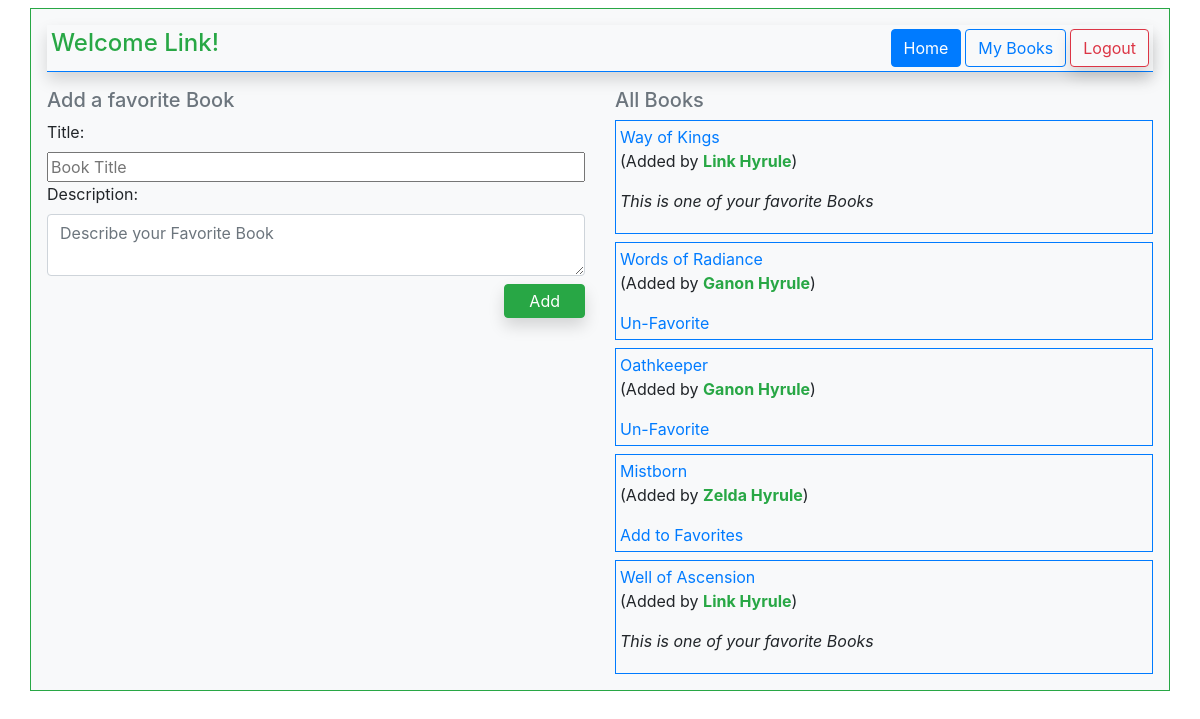
Screenshot of /dashboard (signed in) with the database file from the repository.
### littleLibrary_App/models.py (models this page shows)
class User(models.Model):
    firstName = models.CharField(max_length=17)
    lastName = models.CharField(max_length=17)
    email = models.CharField(max_length=50)
    password = models.TextField()
    created_at = models.DateTimeField(auto_now_add=True)
    updated_at = models.DateTimeField(auto_now=True)
    objects = UserManager()

class Book(models.Model):
    title = models.CharField(max_length=17)
    description = models.TextField()
    created_at = models.DateTimeField(auto_now_add=True)
    updated_at = models.DateTimeField(auto_now=True)
    objects = BookManager()
    uploadedBy = models.ForeignKey(User, related_name="books_uploaded", on_delete = models.CASCADE)
    usersWhoFavorite = models.ManyToManyField(User, related_name="favoritedBooks")

### littleLibrary_App/views.py (the view)
# urls.py: path('dashboard', dashboard, name='dashboard'),
def dashboard(request):
    if('userId' not in request.session):
        messages.error(request, "Oops! Login Required to be here! Please log in or Register.")
        return redirect('/')
    user = User.objects.get(id=request.session['userId'])
    allBooks = Book.objects.all()
    context = {
        "user":user,
        "allBooks":allBooks,
    }
    return render(request, "dashboard.html", context)

### littleLibrary_App/templates/dashboard.html (shortened to what this page needs)
<!DOCTYPE html>
<html lang="en">
<head>
    <link rel="stylesheet" href="https://stackpath.bootstrapcdn.com/bootstrap/4.3.1/css/bootstrap.min.css">
</head>
<body>
    <div class="container bg-light p-3 mt-2 mb-2 border border-success">
        <div class="p-1 mb-3 bg-light d-flex justify-content-between border border-left-0 border-top-0 border-right-0 border-primary shadow">
            <h4 class="text-success">Welcome {{user.firstName}}!</h4>
            <a href="{% url 'dashboard' %}" class="btn btn-primary ml-auto mr-1">Home</a>
            <a href="/{{user.id}}" class="btn btn-outline-primary mr-1">My Books</a>
            <a href="{% url 'logout' %}" class="btn btn-outline-danger shadow">Logout</a>
        </div>
        <div class="row">
            <div class="col">
                <form action="/newBook" method="POST" class="form-group d-flex flex-column">
                    <h5 class="text-secondary">Add a favorite Book</h5>
                    <label for="title">Title: </label>
                    <input type="text" placeholder="Book Title" name="title" required>
                    <label for="description">Description: </label>
                    <textarea name="description" placeholder="Describe your Favorite Book" class="form-control" required></textarea>
                    <input type="submit" value="Add" class="ml-auto btn btn-success mt-2 p-1 pl-4 pr-4 shadow">
                </form>
            </div>
            <div class="col">
                <h5 class="text-secondary">All Books</h5>
                {% for book in allBooks %}
                    <div class="border border-primary p-1 mt-2">
                        <a href="{{book.id}}/show">{{book.title}}</a>
                        <p>(Added by <span class="font-weight-bold text-success">{{book.uploadedBy.firstName}} {{book.uploadedBy.lastName}}</span>)</p>
                        {% if user.id == book.uploadedBy.id %}
                            <p class="font-italic">This is one of your favorite Books</p>
                        {% elif user in book.usersWhoFavorite.all %}
                            <a href="/{{book.id}}/favorite">Un-Favorite</a>
                        {% else %}
                            <a href="/{{book.id}}/favorite">Add to Favorites</a>
                        {% endif %}
                    </div>
                {% endfor %}
            </div>
        </div>
    </div>
</body>
</html>

### rows the page displays
User: firstName "Link"
Book: title "Way of Kings", uploadedBy.firstName "Link", uploadedBy.lastName "Hyrule", shows "This is one of your favorite Books"
Book: title "Words of Radiance", uploadedBy.firstName "Ganon", uploadedBy.lastName "Hyrule"
Book: title "Oathkeeper", uploadedBy.firstName "Ganon", uploadedBy.lastName "Hyrule"
Book: title "Mistborn", uploadedBy.firstName "Zelda", uploadedBy.lastName "Hyrule"
Book: title "Well of Ascension", uploadedBy.firstName "Link", uploadedBy.lastName "Hyrule", shows "This is one of your favorite Books"
